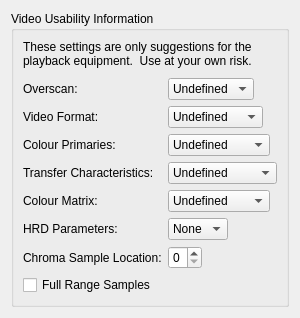
     <widget class="QWidget" name="tabOutput2">
      <attribute name="title">
       <string>Output 2</string>
      </attribute>
      <layout class="QVBoxLayout" name="verticalLayout">
       <item>
        <widget class="QGroupBox" name="groupBox_5">
         <property name="title">
          <string>Video Usability Information</string>
         </property>
         <layout class="QVBoxLayout" name="verticalLayout_2">
          <item>
           <widget class="QLabel" name="label_52">
            <property name="text">
             <string>These settings are only suggestions for the playback equipment.  Use at your own risk.</string>
            </property>
            <property name="wordWrap">
             <bool>true</bool>
            </property>
           </widget>
          </item>
          <item>
           <spacer>
            <property name="orientation">
             <enum>Qt::Vertical</enum>
            </property>
            <property name="sizeType">
             <enum>QSizePolicy::Fixed</enum>
            </property>
            <property name="sizeHint" stdset="0">
             <size>
              <width>20</width>
              <height>4</height>
             </size>
            </property>
           </spacer>
          </item>
          <item>
           <layout class="QGridLayout" name="gridLayout">
            <item row="0" column="0">
             <widget class="QLabel" name="label_51">
              <property name="text">
               <string>Overscan:</string>
              </property>
             </widget>
            </item>
            <item row="0" column="1">
             <layout class="QHBoxLayout" name="_6">
              <item>
               <widget class="QComboBox" name="overscanComboBox">
                <item>
                 <property name="text">
                  <string>Undefined</string>
                 </property>
                </item>
                <item>
                 <property name="text">
                  <string>Show</string>
                 </property>
                </item>
                <item>
                 <property name="text">
                  <string>Crop</string>
                 </property>
                </item>
               </widget>
              </item>
              <item>
               <spacer name="spacer_70">
                <property name="orientation">
                 <enum>Qt::Horizontal</enum>
                </property>
                <property name="sizeHint" stdset="0">
                 <size>
                  <width>0</width>
                  <height>0</height>
                 </size>
                </property>
               </spacer>
              </item>
             </layout>
            </item>
            <item row="1" column="0">
             <widget class="QLabel" name="label_50">
              <property name="text">
               <string>Video Format:</string>
              </property>
             </widget>
            </item>
            <item row="1" column="1">
             <layout class="QHBoxLayout" name="_8">
              <item>
               <widget class="QComboBox" name="videoFormatComboBox">
                <property name="currentIndex">
                 <number>0</number>
                </property>
                <item>
                 <property name="text">
                  <string>Undefined</string>
                 </property>
                </item>
                <item>
                 <property name="text">
                  <string>Component</string>
                 </property>
                </item>
                <item>
                 <property name="text">
                  <string>PAL</string>
                 </property>
                </item>
                <item>
                 <property name="text">
                  <string>NTSC</string>
                 </property>
                </item>
                <item>
                 <property name="text">
                  <string>SECAM</string>
                 </property>
                </item>
                <item>
                 <property name="text">
                  <string>MAC</string>
                 </property>
                </item>
               </widget>
              </item>
              <item>
               <spacer name="spacer_68">
                <property name="orientation">
                 <enum>Qt::Horizontal</enum>
                </property>
                <property name="sizeHint" stdset="0">
                 <size>
                  <width>0</width>
                  <height>0</height>
                 </size>
                </property>
               </spacer>
              </item>
             </layout>
            </item>
            <item row="2" column="0">
             <widget class="QLabel" name="label_19">
              <property name="text">
               <string>Colour Primaries:</string>
              </property>
             </widget>
            </item>
            <item row="2" column="1">
             <layout class="QHBoxLayout" name="_9">
              <item>
               <widget class="QComboBox" name="colourPrimariesComboBox">
                <item>
                 <property name="text">
                  <string>Undefined</string>
                 </property>
                </item>
                <item>
                 <property name="text">
                  <string>BT709</string>
                 </property>
                </item>
                <item>
                 <property name="text">
                  <string>BT470M</string>
                 </property>
                </item>
                <item>
                 <property name="text">
                  <string>BT470BG</string>
                 </property>
                </item>
                <item>
                 <property name="text">
                  <string>SMPTE170M</string>
                 </property>
                </item>
                <item>
                 <property name="text">
                  <string>SMPTE240M</string>
                 </property>
                </item>
                <item>
                 <property name="text">
                  <string>Film</string>
                 </property>
                </item>
               </widget>
              </item>
              <item>
               <spacer name="spacer_69">
                <property name="orientation">
                 <enum>Qt::Horizontal</enum>
                </property>
                <property name="sizeHint" stdset="0">
                 <size>
                  <width>0</width>
                  <height>0</height>
                 </size>
                </property>
               </spacer>
              </item>
             </layout>
            </item>
            <item row="3" column="0">
             <widget class="QLabel" name="label_48">
              <property name="text">
               <string>Transfer Characteristics:</string>
              </property>
             </widget>
            </item>
            <item row="3" column="1">
             <layout class="QHBoxLayout" name="_5">
              <item>
               <widget class="QComboBox" name="transferCharacteristicsComboBox">
                <item>
                 <property name="text">
                  <string>Undefined</string>
                 </property>
                </item>
                <item>
                 <property name="text">
                  <string>BT709</string>
                 </property>
                </item>
                <item>
                 <property name="text">
                  <string>BT470M</string>
                 </property>
                </item>
                <item>
                 <property name="text">
                  <string>BT470BG</string>
                 </property>
                </item>
                <item>
                 <property name="text">
                  <string>Linear</string>
                 </property>
                </item>
                <item>
                 <property name="text">
                  <string>LOG100</string>
                 </property>
                </item>
                <item>
                 <property name="text">
                  <string>LOG316</string>
                 </property>
                </item>
                <item>
                 <property name="text">
                  <string>SMPTEL170M</string>
                 </property>
                </item>
                <item>
                 <property name="text">
                  <string>SMPTE240M</string>
                 </property>
                </item>
               </widget>
              </item>
              <item>
               <spacer name="spacer_67">
                <property name="orientation">
                 <enum>Qt::Horizontal</enum>
                </property>
                <property name="sizeHint" stdset="0">
                 <size>
                  <width>0</width>
                  <height>0</height>
                 </size>
                </property>
               </spacer>
              </item>
             </layout>
            </item>
            <item row="4" column="0">
             <widget class="QLabel" name="label_47">
              <property name="text">
               <string>Colour Matrix:</string>
              </property>
             </widget>
            </item>
            <item row="4" column="1">
             <layout class="QHBoxLayout" name="_7">
              <item>
               <widget class="QComboBox" name="colourMatrixComboBox">
                <item>
                 <property name="text">
                  <string>Undefined</string>
                 </property>
                </item>
                <item>
                 <property name="text">
                  <string>BT709</string>
                 </property>
                </item>
                <item>
                 <property name="text">
                  <string>FCC</string>
                 </property>
                </item>
                <item>
                 <property name="text">
                  <string>BT470BG</string>
                 </property>
                </item>
                <item>
                 <property name="text">
                  <string>SMPTE170M</string>
                 </property>
                </item>
                <item>
                 <property name="text">
                  <string>SMPTE240M</string>
                 </property>
                </item>
                <item>
                 <property name="text">
                  <string>GBR</string>
                 </property>
                </item>
                <item>
                 <property name="text">
                  <string>YCgCo</string>
                 </property>
                </item>
               </widget>
              </item>
              <item>
               <spacer name="spacer_71">
                <property name="orientation">
                 <enum>Qt::Horizontal</enum>
                </property>
                <property name="sizeHint" stdset="0">
                 <size>
                  <width>0</width>
                  <height>0</height>
                 </size>
                </property>
               </spacer>
              </item>
             </layout>
            </item>
            <item row="5" column="0">
             <widget class="QLabel" name="hrdLabel">
              <property name="text">
               <string>HRD Parameters:</string>
              </property>
             </widget>
            </item>
            <item row="5" column="1">
             <layout class="QHBoxLayout" name="horizontalLayout_3">
              <item>
               <widget class="QComboBox" name="hrdComboBox">
                <item>
                 <property name="text">
                  <string>None</string>
                 </property>
                </item>
                <item>
                 <property name="text">
                  <string>VBR</string>
                 </property>
                </item>
                <item>
                 <property name="text">
                  <string>CBR</string>
                 </property>
                </item>
               </widget>
              </item>
              <item>
               <spacer name="horizontalSpacer">
                <property name="orientation">
                 <enum>Qt::Horizontal</enum>
                </property>
                <property name="sizeHint" stdset="0">
                 <size>
                  <width>40</width>
                  <height>20</height>
                 </size>
                </property>
               </spacer>
              </item>
             </layout>
            </item>
            <item row="6" column="0">
             <widget class="QLabel" name="label_49">
              <property name="text">
               <string>Chroma Sample Location:</string>
              </property>
             </widget>
            </item>
            <item row="6" column="1">
             <layout class="QHBoxLayout" name="_10">
              <item>
               <widget class="QSpinBox" name="chromaSampleSpinBox">
                <property name="maximum">
                 <number>4</number>
                </property>
               </widget>
              </item>
              <item>
               <spacer name="spacer_66">
                <property name="orientation">
                 <enum>Qt::Horizontal</enum>
                </property>
                <property name="sizeHint" stdset="0">
                 <size>
                  <width>0</width>
                  <height>0</height>
                 </size>
                </property>
               </spacer>
              </item>
             </layout>
            </item>
           </layout>
          </item>
          <item>
           <widget class="QCheckBox" name="fullRangeSamplesCheckBox">
            <property name="text">
             <string>Full Range Samples</string>
            </property>
           </widget>
          </item>
         </layout>
        </widget>
       </item>
       <item>
        <spacer name="spacer_72">
         <property name="orientation">
          <enum>Qt::Vertical</enum>
         </property>
         <property name="sizeHint" stdset="0">
          <size>
           <width>0</width>
           <height>0</height>
          </size>
         </property>
        </spacer>
       </item>
      </layout>
     </widget>
